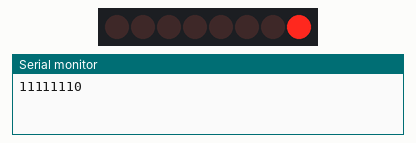
A sketch run on a simulated Arduino Uno, built with avr-gcc and run on an emulated ATmega328P. Parts: 8 shift-register outputs drawn as a row of LEDs (first output left, lit = HIGH), the last lines printed to the serial monitor. Wiring (inferred from the names in the program): shift register (74HC595): data pin 8; shift clock pin 9; latch pin 11. Wiring (inferred from the signals the program sends): row of LEDs: on Q0, Q1, Q2, Q3, Q4, Q5, Q6, Q7.

Above: at 0.5 s.
At 2.5 s:
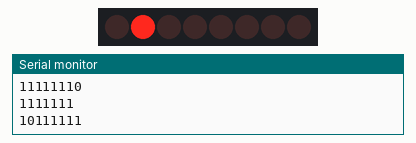
At 3.5 s:
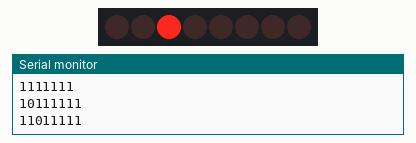
At 4.5 s:
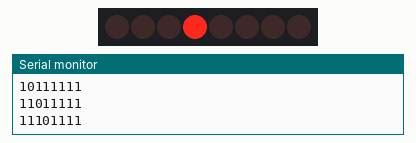
At 6.5 s:
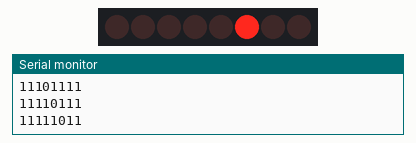
At 9.5 s:
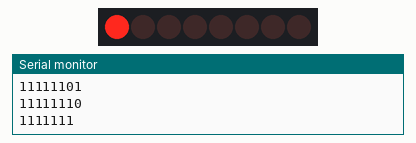
Timing chart, 0 to 10.4 s (numbered marks = the images above):
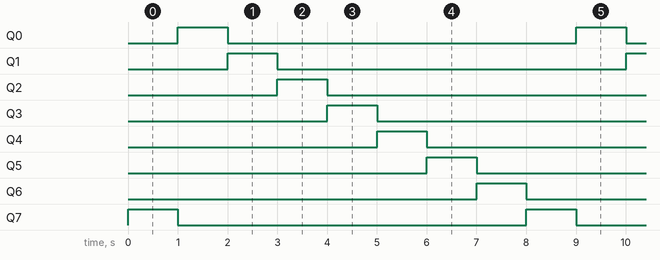

Measured:
- by itself, Q0–7: alternates HIGH for 1.0 s and LOW for 7.0 s
- by itself, everything shown: repeats every 8.0 s, in 8 steps

The sketch:

CircularShiftR_L.ino
```cpp
//Circular Shift Right

int LatchPin=11;
int ClockPin =9;
int DataPin=8;
byte Leds=0b11111110;
int dt =1000;

void setup() {
Serial.begin(9600);
pinMode(DataPin,OUTPUT);
pinMode(ClockPin,OUTPUT);
pinMode(LatchPin,OUTPUT);
}

void loop() {

digitalWrite(LatchPin,LOW);
shiftOut(DataPin,ClockPin,LSBFIRST,Leds);//send data out through pin 12 on register to 14,clock to synchronise,3rd part order n which you send bits,data packet you sendng?
digitalWrite(LatchPin,HIGH);
Serial.println(Leds,BIN);
delay(dt);
Leds=Leds*128 + Leds/2;

}
```
